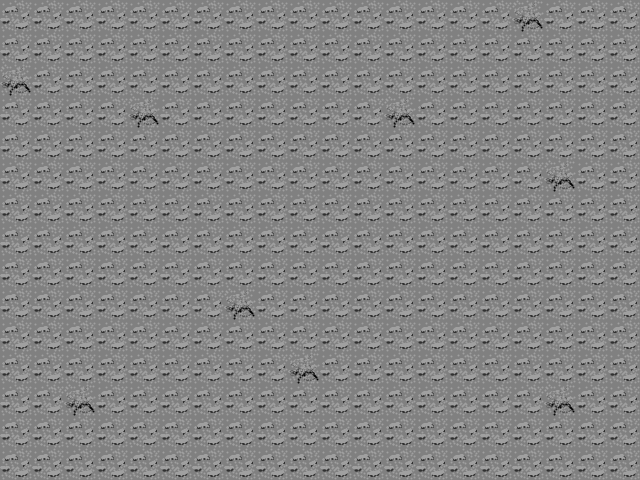

A level layout from a 2D game, rendered from its tile map. Below: a short description, then the map file with tile-grid data replaced by summaries:
An orthogonal 20x15 tile map with 32x32 px tiles, 1 tile layer (background) and 30 objects.

<map version="1.0" orientation="orthogonal" renderorder="right-down" width="20" height="15" tilewidth="32" tileheight="32" nextobjectid="87">
 <tileset firstgid="1" name="tileset" tilewidth="32" tileheight="32" spacing="1" tilecount="10" columns="2">
  <image source="spritesheet.png" trans="ff00ff" width="65" height="164" />
 </tileset>
 <layer name="background" width="20" height="15">
  <data>[300 cells, 300 non-empty, 2 distinct tile ids]</data>
 </layer>
 <objectgroup name="entities">
  <object id="51" gid="1" x="106" y="241" width="32" height="32" />
  <object id="56" gid="5" x="192" y="352" width="32" height="32" />
  <object id="57" gid="5" x="192" y="320" width="32" height="32" />
  <object id="58" gid="5" x="192" y="288" width="32" height="32" />
  <object id="59" gid="5" x="192" y="256" width="32" height="32" />
  <object id="60" gid="5" x="192" y="224" width="32" height="32" />
  <object id="61" gid="5" x="192" y="192" width="32" height="32" />
  <object id="62" gid="5" x="192" y="160" width="32" height="32" />
  <object id="63" gid="5" x="160" y="160" width="32" height="32" />
  <object id="64" gid="5" x="128" y="160" width="32" height="32" />
  <object id="65" gid="5" x="128" y="352" width="32" height="32" />
  <object id="66" gid="5" x="160" y="352" width="32" height="32" />
  <object id="68" gid="3" x="548" y="87" width="32" height="32" />
  <object id="69" gid="3" x="561" y="372" width="32" height="32" />
  <object id="70" gid="7" x="0" y="160" width="32" height="32" />
  <object id="71" gid="7" x="0" y="192" width="32" height="32" />
  <object id="72" gid="7" x="0" y="224" width="32" height="32" />
  <object id="73" gid="7" x="0" y="256" width="32" height="32" />
  <object id="74" gid="7" x="0" y="288" width="32" height="32" />
  <object id="75" gid="7" x="0" y="320" width="32" height="32" />
  <object id="76" gid="7" x="0" y="352" width="32" height="32" />
  <object id="77" gid="7" x="32" y="352" width="32" height="32" />
  <object id="78" gid="7" x="32" y="320" width="32" height="32" />
  <object id="79" gid="7" x="32" y="288" width="32" height="32" />
  <object id="80" gid="7" x="32" y="256" width="32" height="32" />
  <object id="81" gid="7" x="32" y="224" width="32" height="32" />
  <object id="82" gid="7" x="32" y="192" width="32" height="32" />
  <object id="83" gid="7" x="32" y="160" width="32" height="32" />
  <object id="84" gid="7" x="160" y="224" width="32" height="32" />
  <object id="85" gid="7" x="160" y="288" width="32" height="32" />
 </objectgroup>
</map>